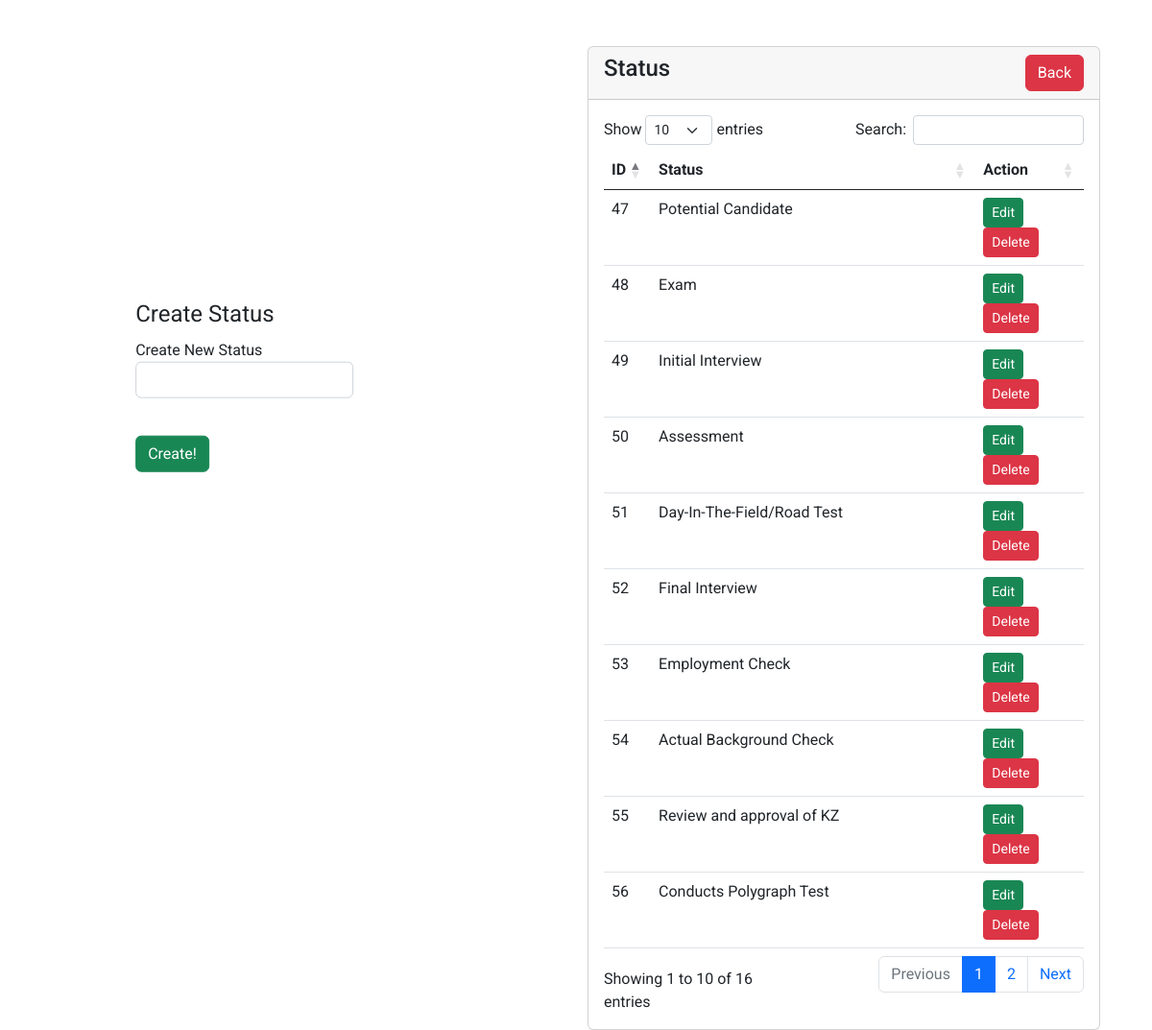
Page /HR/createStatus.php (signed in) on the committed database.
### tables this page shows
CREATE TABLE `create_status` (
  `id` int(11) NOT NULL,
  `status_` varchar(111) NOT NULL
);

### HR/createStatus.php (the view, shortened to what this page needs)
<?php
require 'mainConnect.php';
?>
<!DOCTYPE html>
<html lang="en">
<head>
  <link href="https://cdn.jsdelivr.net/npm/bootstrap@5.0.2/dist/css/bootstrap.min.css" rel="stylesheet">
     <link rel="stylesheet" href="https://cdnjs.cloudflare.com/ajax/libs/twitter-bootstrap/5.2.0/css/bootstrap.min.css">
     <link rel="stylesheet" href="https://cdn.datatables.net/1.13.1/css/dataTables.bootstrap5.min.css">
</head>
<body>
<?php include('cdn_bootstrap.php') ?>
    <form action="createStatus.php" method="POST">
    <div class="row body">
        <legend>Create Status</legend>
        <div style="margin-bottom:5%;" class="col-lg-6">
            <label for="title">Create New Status</label>
            <input class="form-control" type="text" name="status" id="title">
        </div>
        <br>
        <br>
        <div class="col-lg-12">
        <button style="margin-top:3%;" type="submit" class="btn btn-success btn-block" target="_blank">Create!</button>
        </div>
        </div>
    </form>
    <div class="container mt-5">
    <div  style="margin:0 0 0 50% ; max-width:70%;"  class="row">
        <div class="col-md-12">
            <div class="card">
                <div id="title-header" class="card-header">
                    <h4 id="title-header">Status
                    <a href="superAdminDashboard.php"class="btn btn-danger float-end">Back</a>
                    </h4>
                </div>
                <div  class="card-body">
                <table class="table" id = "mytable">
                    <thead>
                      <tr>
                        <th>ID</th>
                        <th>Status</th>
                        <th>Action</th>
                      </tr>
                    </thead>
                    <tbody>
                      <?php
                         $query = "SELECT * FROM create_status";
                       $query_run= mysqli_query($conn,$query);
                       if(mysqli_num_rows($query_run)>0){
                        foreach($query_run as $create_status){
                          ?>
                          <tr>
                          <td><?= $create_status['id'];?></td>
                            <td><?= $create_status['status_'];?></td>
                            <td>
                              <a href="editApplicant.php?id=<?=$create_status['id'];?>" class="btn btn-success btn-sm">Edit</a>
                              <form action="createStatus.php" method="POST" class="d-inline">
                              <button type ="submit" name="status_delete" value="<?=$create_status['id']; ?>"class ="btn btn-danger btn-sm" onclick="return confirm('Are you sure you want to delete this record?');">Delete</button>
                              </form>
                            </td>
                          </tr>
                          <?php
                        }
                       }
                       else{
                          echo "<h5>No Record Found</h5>";
                       }
                      ?>
                    </tbody>
                  </table>
                </div>
            </div>
        </div>
    </div>
  </div>
</body>
</html>

### HR/createStatus.php (style rules this page uses)
* { font-family: 'Roboto', sans-serif; }
.body { position: absolute; top: 45%; left: 28.5%; transform: translate(-40%, -95%); }

### rows in the picture
create_status: id "47", status_ "Potential Candidate"
create_status: id "48", status_ "Exam"
create_status: id "49", status_ "Initial Interview"
create_status: id "50", status_ "Assessment"
create_status: id "51", status_ "Day-In-The-Field/Road Test"
create_status: id "52", status_ "Final Interview"
create_status: id "53", status_ "Employment Check"
create_status: id "54", status_ "Actual Background Check"
create_status: id "55", status_ "Review and approval of KZ"
create_status: id "56", status_ "Conducts Polygraph Test"
